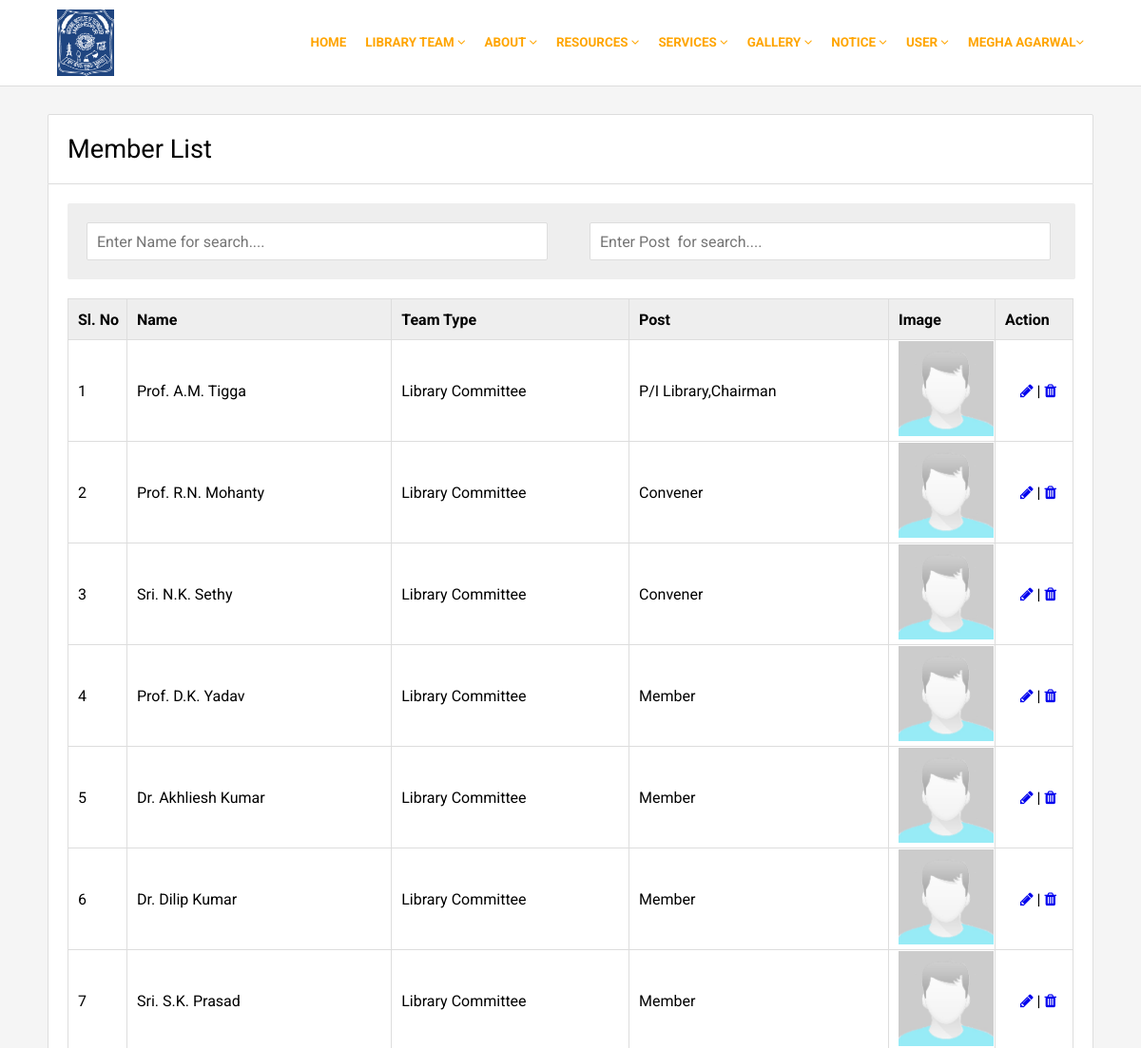
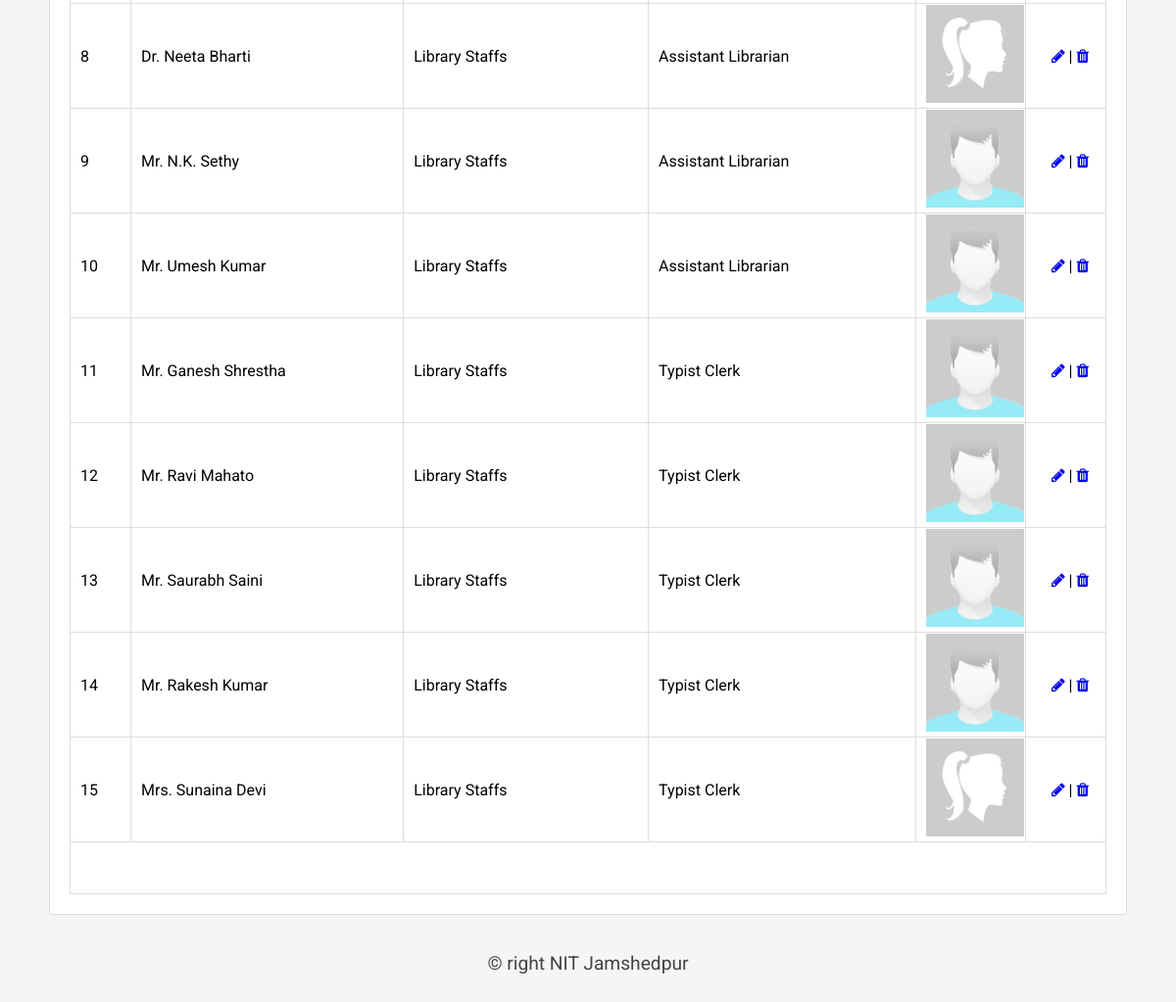
The page /libcomshow.php (signed in) on the database its author committed (2 pictures, top to bottom).
### tables this page shows
CREATE TABLE `registration` (
  `UserId` int(255) NOT NULL,
  `Name` varchar(255) NOT NULL,
  `Email` varchar(255) NOT NULL,
  `MobileNo` varchar(10) NOT NULL,
  `Gender` varchar(10) NOT NULL,
  `Password` varchar(255) NOT NULL,
  `Confirmpassword` varchar(255) NOT NULL,
  `Type` varchar(255) NOT NULL,
  `Branch` varchar(255) NOT NULL,
  `Regno` varchar(20) DEFAULT NULL,
  `image` varchar(250) NOT NULL
);

CREATE TABLE `libraryteam` (
  `memberid` int(10) NOT NULL,
  `name` varchar(50) NOT NULL,
  `teamtype` varchar(50) NOT NULL,
  `teampost` varchar(50) NOT NULL,
  `pic` varchar(250) NOT NULL
);

### libcomshow.php (the view, shortened to what this page needs)
<?php
$sesuser=$_SESSION['sesuser'];
include('comman/connect.php');
$data=mysqli_fetch_array($con->query("select * from registration where email='$sesuser'"));
	include_once "subscriber_function.php";
	if(isset($_GET["page"])){
		$page = (int)$_GET["page"];
		$i=($page-1)*15;
	}
	else{
	$page = 1;
	$i=0;
	}
	$setLimit = 15;
	$pageLimit = ($page * $setLimit) - $setLimit;
?>
<!DOCTYPE html>
<html>
<head>
	<link rel="stylesheet" type="text/css" href="css/style1.css">
	<link rel="stylesheet" type="text/css" href="css/font-awesome.css">
	<link rel="stylesheet" href="https://cdnjs.cloudflare.com/ajax/libs/font-awesome/4.7.0/css/font-awesome.min.css">
</head>
<body>
<?php include('comman/menu.php');?>
<div class="main">
	<div class="hedding">Member List</div>
	<div class="form">
		<div class="searchform">
			<input type="search" name="name" placeholder="Enter Name for search...." id="name" onkeypress="dis()">
			<input type="search" name="post" placeholder="Enter Post  for search...." id="post" onkeypress="dis2()">
		</div>
		<div id="data">
		<table border="1">
			<tr class="tr">
				<td width="50">Sl. No</td>
				<td>Name</td>
				<td>Team Type</td>
				<td>Post</td>
				<td width='100'>Image</td>
				<td width="70">Action</td>
			</tr>
			<?php
				$sql = "SELECT * FROM libraryteam order by(memberid) LIMIT ".$pageLimit." , ".$setLimit;
				$res=$con->query($sql);
				while($row=mysqli_fetch_array($res))
				{ $id=$row['memberid'];$pic=$row['pic'];
					echo "<tr>";
						echo "<td>".++$i."</td>";
						echo "<td>".$row['name']."</td>";
						echo "<td>".$row['teamtype']."</td>";
						echo "<td>".$row['teampost']."</td>";
						echo "<td><img src="."image/Library-Team/".$pic." width='100' height='100'></td>";
						echo "<td align='center'>
								<a href='usersedit.php?id=".$id."'><i class='fa fa-pencil'></i></a> |
								<a href='delete.php?id=".$id."&&tname=account1'><i class='fa fa-trash'></i></a>
						</td>";
					echo "</tr>";
				}
				echo "<tr>
						<td colspan='9'>
						<div class='pagination'>".
							displayPaginationBelow($setLimit,$page).
						"</div></td>
					</tr>";
			?>
		</table>
		</div>
	</div>
</div>
<?php include('comman/footer.php');?>
</body>
</html>

### comman/menu.php (shortened to what this page needs)
<div class="top">
	<div class="topmain">
		<div class="logo">
			<img src="image/logo.png" height="70" width="60" style="background-color: #1f4580; margin: 10px;">
		</div>
		<div class="menu" style="font-size:0.837rem;font-weight:bold;">
			<ul>
				<li><a href=""><?php echo $data['Name'];?><i class="fa fa-angle-down"></i></a>
				</li>
				<li><a href="">User <i class="fa fa-angle-down"></i></a>
				</li>
				<li><a href="">Notice <i class="fa fa-angle-down"></i></a>
				</li>
				<li><a href="">Gallery <i class="fa fa-angle-down"></i></a>
				</li>
				<li><a href="">Services <i class="fa fa-angle-down"></i></a>
				</li>
				<li><a href="">Resources <i class="fa fa-angle-down"></i></a>
				</li>
				<li><a href="#">About <i class="fa fa-angle-down"></i></a>
				</li>
				<li><a href="">Library Team <i class="fa fa-angle-down"></i></a>
				</li>
				<li><a href="home.php">Home</a></li>
			</ul>
		</div>
	</div>
</div>

### css/style1.css (style rules this page uses)
body { margin: 0px; padding: 0px; background: #f5f5f5; font-family: 'Roboto', sans-serif; }
.top { width: 100%; height: 90px; background: #FFF; border-bottom: 1px solid #ddd; position: fixed; z-index: 10000; }
.topmain { width: 1100px; height: 100%; margin: auto; }
.logo { width: 200px; height: 100%; float: left; }
.menu { width: 850px; height: 50px; float: right; margin-top: 25px; }
.menu ul { list-style: none; margin: 0px; padding: 0px; }
.menu li { float:right; }
.menu li a { padding: 0px 10px 0px 10px; height: 40px; line-height: 40px; display: block; color: orange; text-decoration: none; text-transform: uppercase; font-size: 1em; }
.main { width: 1100px; min-height: 100px; border-radius: 2px; margin: auto; top: 120px; position: relative; }
.form { padding: 20px; background: #FFF; border-radius: 0px 0px 2px 2px; border: 1px solid #ddd; border-top: none; min-height: 400px; }
.hedding { font-size: 1.7em; padding: 20px; border-radius: 2px 2px 0px 0px; background: #FFF; border: 1px solid #ddd; }
.form table { font-size: 1em; width: 100%; border-collapse: collapse; border: 1px solid #ddd; }
.form td { height: 40px; padding-left: 10px; border-color: #ddd; }
.tr { font-weight: bold; background: #eee; }
.form input, textarea, select { width: 300px; height: 35px; border: 1px solid #ddd; border-radius: 2px; margin: 10px; font-size: .9em; padding-left: 10px; font-family: 'Roboto', sans-serif; color: #444; }
.searchform { width: 1060px; height: 80px; margin-bottom: 20px; border-radius: 2px; background: #eee; }
.searchform input[type=search] { font-size: 1em; padding-left: 10px; font-family: 'Roboto', sans-serif; color: #444; width: 485px; height: 40px; margin: 20px; }
.pagination { width: 100%; text-align: center; padding-top: 50px; }

### rows shown on the page
registration: Name "MEGHA AGARWAL"
libraryteam: name "Prof. A.M. Tigga", teamtype "Library Committee", teampost "P/I Library,Chairman", pic (picture)
libraryteam: name "Prof. R.N. Mohanty", teamtype "Library Committee", teampost "Convener", pic (picture)
libraryteam: name "Sri. N.K. Sethy", teamtype "Library Committee", teampost "Convener", pic (picture)
libraryteam: name "Prof. D.K. Yadav", teamtype "Library Committee", teampost "Member", pic (picture)
libraryteam: name "Dr. Akhliesh Kumar", teamtype "Library Committee", teampost "Member", pic (picture)
libraryteam: name "Dr. Dilip Kumar", teamtype "Library Committee", teampost "Member", pic (picture)
libraryteam: name "Sri. S.K. Prasad", teamtype "Library Committee", teampost "Member", pic (picture)
libraryteam: name "Dr. Neeta Bharti", teamtype "Library Staffs", teampost "Assistant Librarian", pic (picture)
libraryteam: name "Mr. N.K. Sethy", teamtype "Library Staffs", teampost "Assistant Librarian", pic (picture)
libraryteam: name "Mr. Umesh Kumar", teamtype "Library Staffs", teampost "Assistant Librarian", pic (picture)
libraryteam: name "Mr. Ganesh Shrestha", teamtype "Library Staffs", teampost "Typist Clerk", pic (picture)
libraryteam: name "Mr. Ravi Mahato", teamtype "Library Staffs", teampost "Typist Clerk", pic (picture)
libraryteam: name "Mr. Saurabh Saini", teamtype "Library Staffs", teampost "Typist Clerk", pic (picture)
libraryteam: name "Mr. Rakesh Kumar", teamtype "Library Staffs", teampost "Typist Clerk", pic (picture)
libraryteam: name "Mrs. Sunaina Devi", teamtype "Library Staffs", teampost "Typist Clerk", pic (picture)
